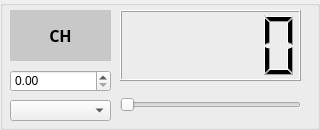
<?xml version="1.0" encoding="UTF-8"?>
<ui version="4.0">
 <class>Form</class>
 <widget class="QWidget" name="Form">
  <property name="geometry">
   <rect>
    <x>0</x>
    <y>0</y>
    <width>320</width>
    <height>130</height>
   </rect>
  </property>
  <property name="minimumSize">
   <size>
    <width>310</width>
    <height>100</height>
   </size>
  </property>
  <property name="maximumSize">
   <size>
    <width>320</width>
    <height>130</height>
   </size>
  </property>
  <property name="windowTitle">
   <string>Form</string>
  </property>
  <widget class="QGroupBox" name="CTL_WIDGET">
   <property name="geometry">
    <rect>
     <x>0</x>
     <y>0</y>
     <width>320</width>
     <height>130</height>
    </rect>
   </property>
   <property name="minimumSize">
    <size>
     <width>320</width>
     <height>100</height>
    </size>
   </property>
   <property name="maximumSize">
    <size>
     <width>320</width>
     <height>130</height>
    </size>
   </property>
   <property name="title">
    <string/>
   </property>
   <widget class="QSlider" name="SLD">
    <property name="geometry">
     <rect>
      <x>120</x>
      <y>89</y>
      <width>181</width>
      <height>31</height>
     </rect>
    </property>
    <property name="orientation">
     <enum>Qt::Horizontal</enum>
    </property>
   </widget>
   <widget class="QLCDNumber" name="VAL">
    <property name="geometry">
     <rect>
      <x>120</x>
      <y>10</y>
      <width>181</width>
      <height>71</height>
     </rect>
    </property>
   </widget>
   <widget class="QLabel" name="CH">
    <property name="geometry">
     <rect>
      <x>10</x>
      <y>10</y>
      <width>101</width>
      <height>51</height>
     </rect>
    </property>
    <property name="font">
     <font>
      <family>Arial Black</family>
      <pointsize>12</pointsize>
      <weight>75</weight>
      <bold>true</bold>
     </font>
    </property>
    <property name="styleSheet">
     <string notr="true">background-color:rgb(200, 200, 200)</string>
    </property>
    <property name="text">
     <string>CH</string>
    </property>
    <property name="alignment">
     <set>Qt::AlignCenter</set>
    </property>
   </widget>
   <widget class="QComboBox" name="STEP">
    <property name="geometry">
     <rect>
      <x>10</x>
      <y>100</y>
      <width>101</width>
      <height>21</height>
     </rect>
    </property>
   </widget>
   <widget class="QDoubleSpinBox" name="SET_VAL">
    <property name="geometry">
     <rect>
      <x>10</x>
      <y>70</y>
      <width>101</width>
      <height>22</height>
     </rect>
    </property>
   </widget>
  </widget>
 </widget>
 <resources/>
 <connections/>
</ui>
